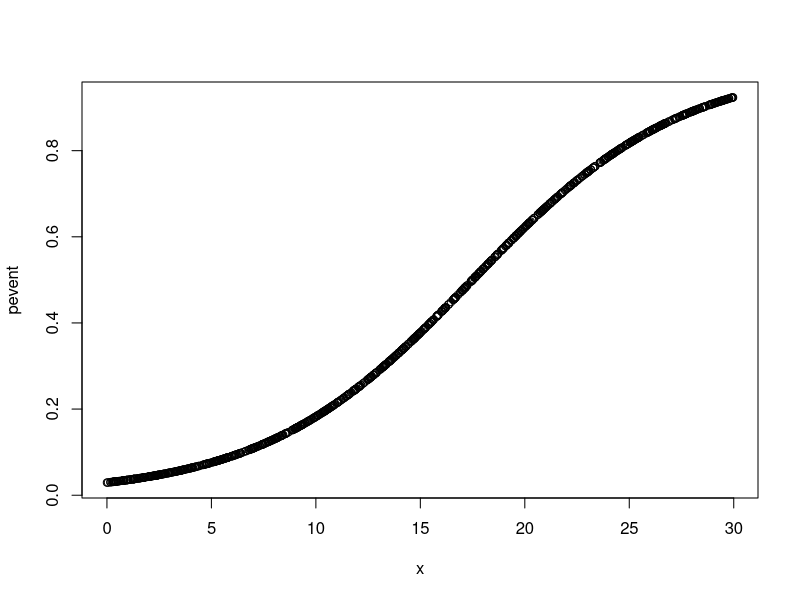
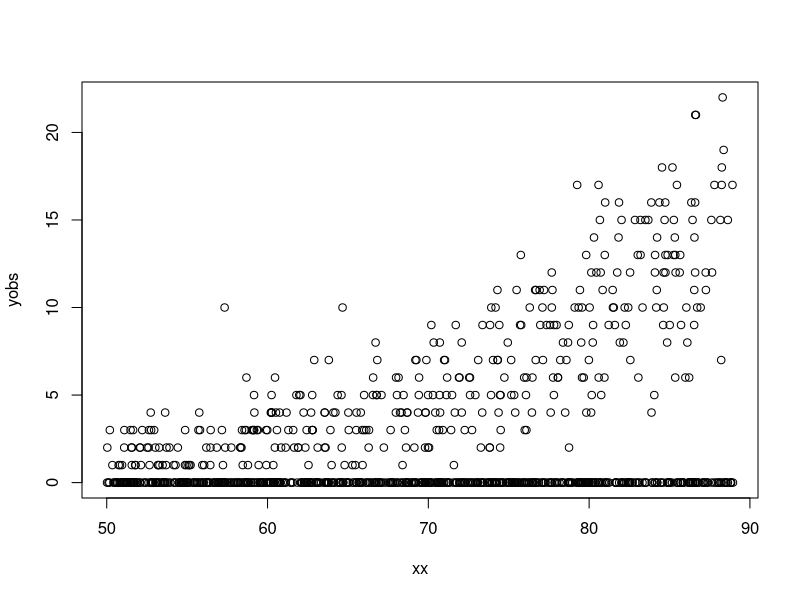
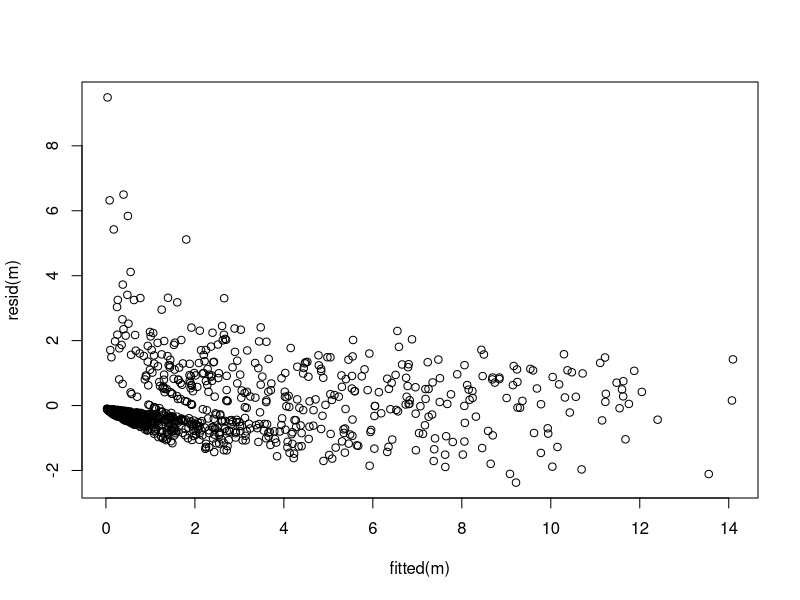
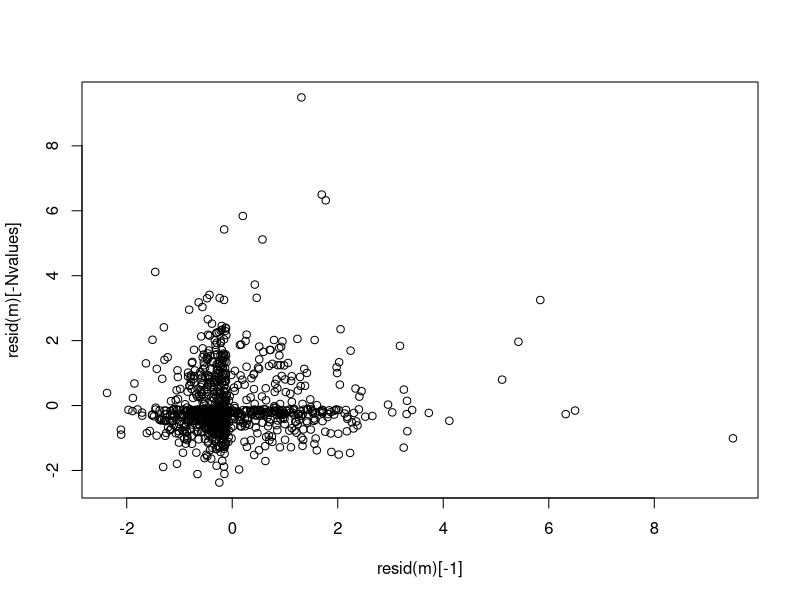

These charts were generated, in order, by the following R code: (Note: this script raises an error after producing the figures.)
## ---- chunk 1

library(pscl)

Nvalues<- 1000
# Zero inflation based on a covariate x
x<- runif(Nvalues, 0, 30)
yevent<- -3.5 + 0.2*x # probability of encountering critters on logit scale 

pevent<- exp(yevent)/(1+ exp(yevent)) # logit link to transform to values between 0 and 1
plot(x,pevent) # lets look at the relationship

z<- rbinom(Nvalues,1,pevent) # are critters encountered (1) or not (0)

# ABUNDANCE MODEL WITH COVARIATE XX
xx<- runif(Nvalues, 50, 89)

y<- -3 + 0.065*xx # linear model predicting abundance
yexp<- exp(y) # log link
yobs<- rpois(Nvalues, yexp*z) # abundace given the site is 1, otherwise 0

plot(xx, yobs) # lets look at the data
dat<-data.frame(count=yobs,x=x,xx=xx)# bundle up simulated data
## ---- chunk 2
m <- zeroinfl(count ~ xx | x, data = dat)
    
mnull<- zeroinfl(count ~ 1 | 1, data = dat)
plot(fitted(m),resid(m))

plot(resid(m)[-1],resid(m)[-Nvalues])

ACF(m)
plot(fitted(m),dat$count)
